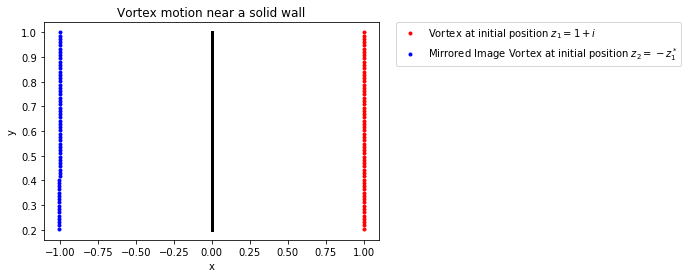

Write Python code to recreate this figure.
import numpy as np, matplotlib.pyplot as pt
fig1, ax1=pt.subplots(dpi=200)

'vortices and respective circulations'

v1=complex(1,1)
v2=complex(-1,1)
v3=complex(0,0)
v4=complex(0,0)

c1=1
c2=-1
c3=0
c4=0

'equations'
def potential_gradient(v1,v2,v3,v4,c2,c3,c4):
    u = (1/(2*np.pi*complex(0,1)))*(c2/(v1-v2)+c3/(v1-v3)+c4/(v1-v4))
    return complex(u.real, -u.imag)

def RK4(v1,v2,v3,v4,c2,c3,c4,h):
        
    k1 = potential_gradient(v1,v2,v3,v4,c2,c3,c4)*h
    k2 = potential_gradient(v1 + k1*0.5,v2 + k1*0.5,v3 + k1*0.5,v4 + k1*0.5,c2,c3,c4)*h
    k3 = potential_gradient(v1 + k2*0.5,v2 + k2*0.5,v3 + k2*0.5,v4 + k2*0.5,c2,c3,c4)*h
    k4 = potential_gradient(v1 + k3,v2 + k3,v3 + k3,v4 + k3,c2,c3,c4)*h
    v1 = v1 + 1/6*(k1 + 2*k2 + 2*k3 + k4)

    return v1


'Initial Conditions'
ax1.plot(v1.real,v1.imag,'r.', label='Vortex at initial position $z_1 = 1+i$')
ax1.plot(v2.real,v2.imag,'b.', label='Mirrored Image Vortex at initial position $z_2 = -z^*_1$')
#ax1.plot(v3.real,-v3.imag,'g.', label='Mirrored vortex image at initial position $z_3 = z^*_1$')
#ax1.plot(v4.real,-v4.imag,'y.', label='Mirrored vortex image at initial position $z_4 = -z_1$')

ax1.legend(bbox_to_anchor=(1.05, 1), loc=2, borderaxespad=0.,fontsize=15)
ax1.set_title("Vortex motion near a solid wall",fontsize=17)
ax1.set_xlabel("x")
ax1.set_ylabel("y")
ax1.plot([0,0],[0.2,1],'k-',linewidth=3.0)

time=10
nsteps=60
h=time/nsteps
n=0


for n in range(0,nsteps):
    v1 = RK4(v1,v2,v3,v4,c2,c3,c4,h)
    v2 = RK4(v2,v1,v3,v4,c1,c3,c4,h)
#    v3 = RK4(v3,v1,v2,v4,c1,c2,c4,h)
#    v4 = RK4(v4,v1,v2,v3,c1,c2,c3,h)

    
    ax1.plot(v1.real,v1.imag,'r.')
    ax1.plot(v2.real,v2.imag,'b.')
#    ax1.plot(v3.real,-v3.imag,'g.')
#    ax1.plot(v4.real,-v4.imag,'y.')

    n=n+1
